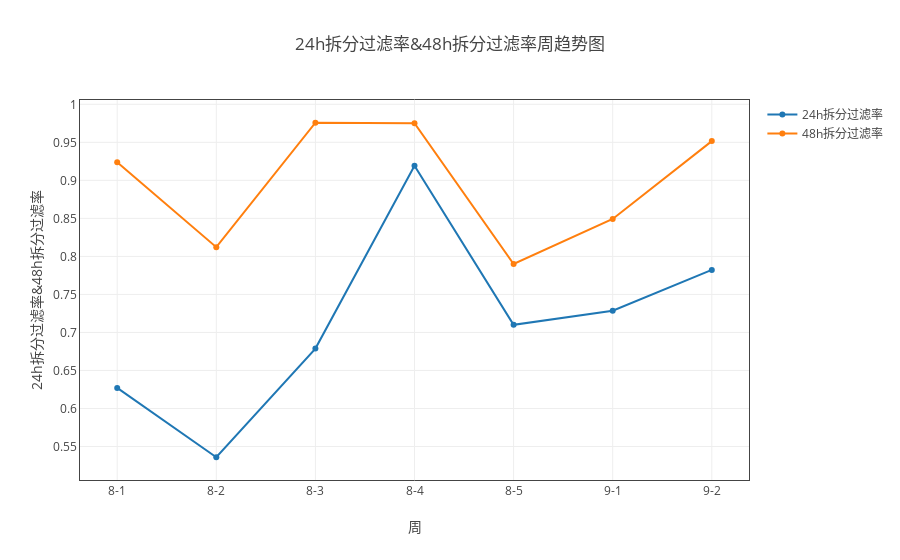
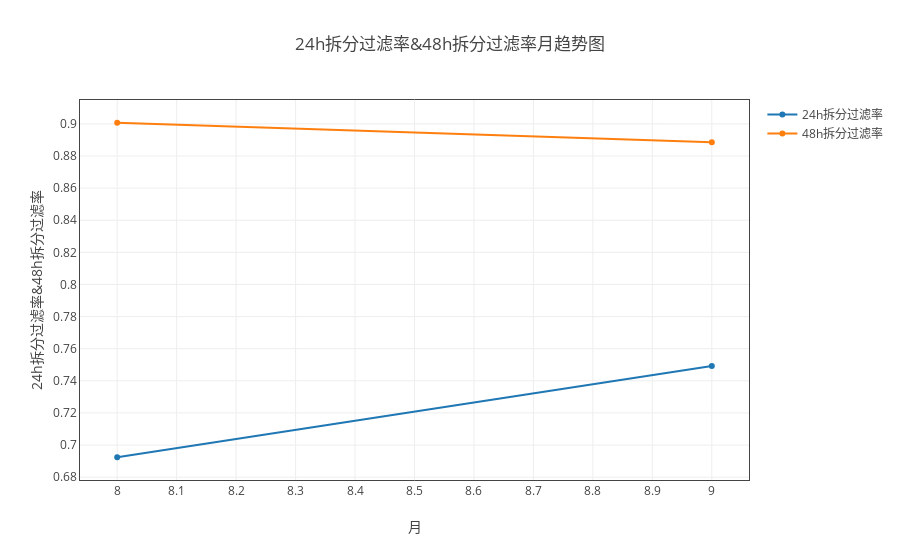

The notebook cell these images were saved under, in order:
### Markdown cell above
#### 24h拆分过滤率和48h拆分过滤率

### Code cell
data_dict = {'24h拆分过滤率':['24h完成批次数', '下机批次数'], '48h拆分过滤率':['48h完成批次数', '下机批次数']}
myModule.plot( all_dict, data_dict, '人员' ,  'line' , all='all')

### Figure 1 — Plotly figure (JSON) as saved in the notebook; plotly's stock layout.template omitted (floating-point values rounded to 4 significant figures)
{"data": [{"name": "24h拆分过滤率", "type": "scatter", "uid": "cf92ebd8-bbe2-11e8-adcf-a81e84e6c740", "x": ["8-1", "8-2", "8-3", "8-4", "8-5", "9-1", "9-2"], "y": [0.6271, 0.5359, 0.6788, 0.9193, 0.71, 0.7286, 0.7823]}, {"name": "48h拆分过滤率", "type": "scatter", "uid": "cf92f088-bbe2-11e8-adcf-a81e84e6c740", "x": ["8-1", "8-2", "8-3", "8-4", "8-5", "9-1", "9-2"], "y": [0.9237, 0.8122, 0.9758, 0.9752, 0.79, 0.8492, 0.9516]}], "layout": {"title": "24h拆分过滤率&48h拆分过滤率周趋势图", "xaxis": {"mirror": "all", "nticks": 20, "showgrid": true, "showline": true, "title": "周", "zeroline": true}, "yaxis": {"mirror": "all", "nticks": 20, "showgrid": true, "showline": true, "title": "24h拆分过滤率&48h拆分过滤率", "zeroline": true}}}

### Figure 2 — Plotly figure (JSON) as saved in the notebook; plotly's stock layout.template omitted (floating-point values rounded to 4 significant figures)
{"data": [{"name": "24h拆分过滤率", "type": "scatter", "uid": "cfa9a314-bbe2-11e8-adcf-a81e84e6c740", "x": ["8", "9"], "y": [0.6924, 0.7492]}, {"name": "48h拆分过滤率", "type": "scatter", "uid": "cfa9a954-bbe2-11e8-adcf-a81e84e6c740", "x": ["8", "9"], "y": [0.9007, 0.8885]}], "layout": {"title": "24h拆分过滤率&48h拆分过滤率月趋势图", "xaxis": {"mirror": "all", "nticks": 20, "showgrid": true, "showline": true, "title": "月", "zeroline": true}, "yaxis": {"mirror": "all", "nticks": 20, "showgrid": true, "showline": true, "title": "24h拆分过滤率&48h拆分过滤率", "zeroline": true}}}
